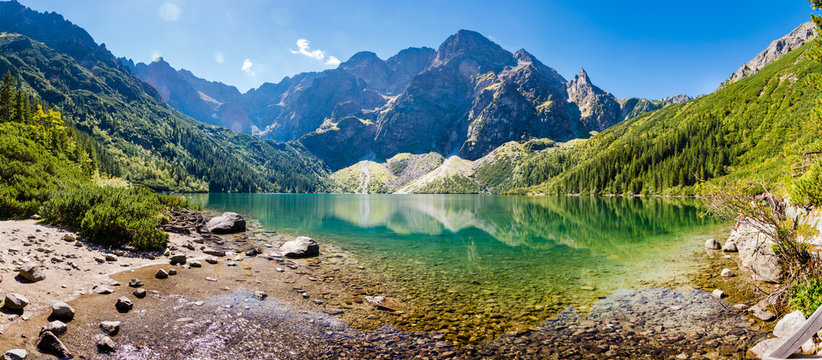
#> input picture zdj.jpg, 822 x 360 px
$ python zad8.py
#> lines starting #> are read from the running program, lines starting #| are printed output that depends on the picture
import cv2

image = cv2.imread("zdj.jpg")
#> image is the input picture: shape (360, 822, 3); mean B, G, R 119.1, 128.2, 107.9

(h,w) = image.shape[:2]
#> h = 360; w = 822

for endX in range(200, w, 10):
    cv2.imshow("Zdjecie", image[0:h, (endX - 200):endX])
    cv2.waitKey()
#> this loop made 63 passes
#> pass 1, `cv2.imshow("Zdjecie", image[0:h, (endX - 200):endX])`:
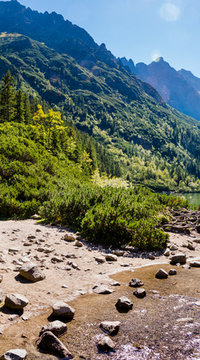
#> window 'Zdjecie': shape (360, 200, 3); mean B, G, R 110, 118.9, 110.2
#> pass 2, `cv2.imshow("Zdjecie", image[0:h, (endX - 200):endX])`:
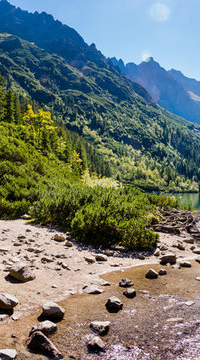
#> window 'Zdjecie': shape (360, 200, 3); mean B, G, R 113.3, 120.7, 111.5

$ run again, with B.jpg copied over zdj.jpg
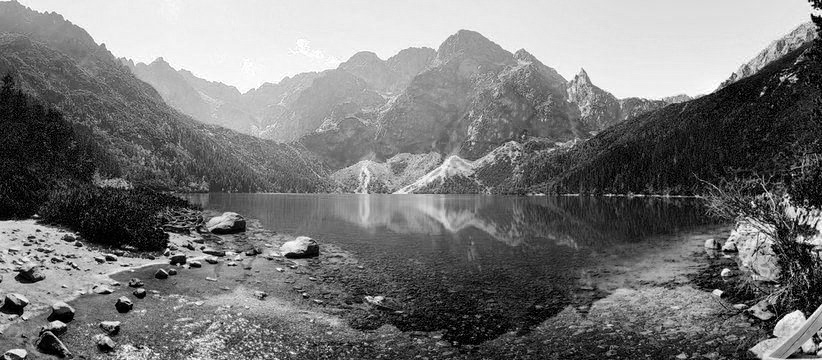
#> input picture B.jpg, 822 x 360 px
#> image is the input picture: shape (360, 822, 3); min 0, max 255, mean 119.1
#> the loop `for endX in range(200, w, 10):` made 63 passes
#> pass 1, `cv2.imshow("Zdjecie", image[0:h, (endX - 200):endX])`:
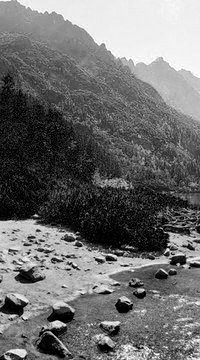
#> window 'Zdjecie': shape (360, 200, 3); min 0, max 255, mean 110.1
#> pass 2, `cv2.imshow("Zdjecie", image[0:h, (endX - 200):endX])`:
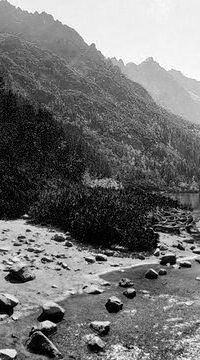
#> window 'Zdjecie': shape (360, 200, 3); min 0, max 255, mean 113.4

$ run again, with R.jpg copied over zdj.jpg
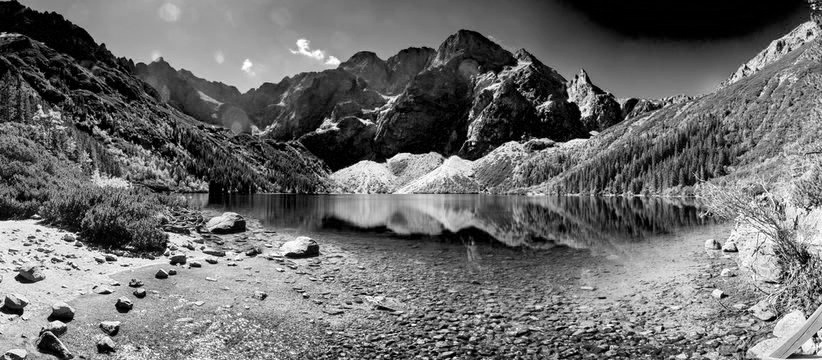
#> input picture R.jpg, 822 x 360 px
#> image is the input picture: shape (360, 822, 3); min 0, max 255, mean 108
#> the loop `for endX in range(200, w, 10):` made 63 passes
#> pass 1, `cv2.imshow("Zdjecie", image[0:h, (endX - 200):endX])`:
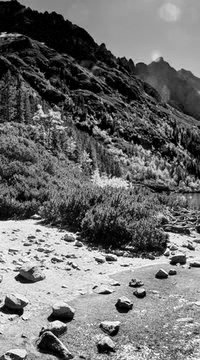
#> window 'Zdjecie': shape (360, 200, 3); min 0, max 255, mean 110.3
#> pass 2, `cv2.imshow("Zdjecie", image[0:h, (endX - 200):endX])`:
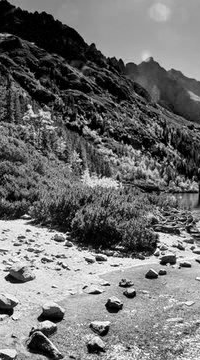
#> window 'Zdjecie': shape (360, 200, 3); min 0, max 255, mean 111.6
